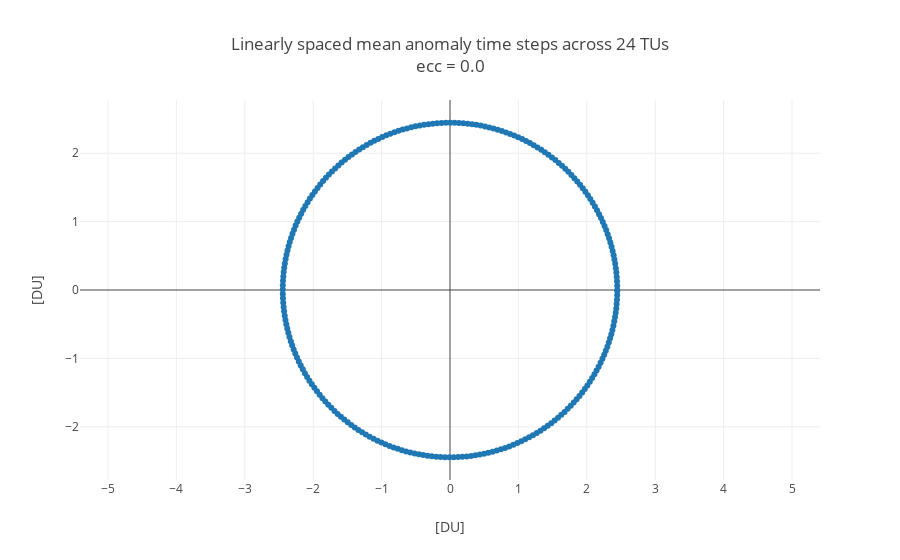

Write notebook code for a chart like this one.
### Code cell
a = 2.445;
ecc = 0.0;

period = 2*pi*np.sqrt(a**3);
mean_motion = 2*pi/period;
p = a*(1-ecc**2);

# Mean anomaly points are linearly spaced
t = np.linspace(0,24,241)

# % assuming the orbit starts are periapsis
meanAnom = mean_motion*(t-t[0]);

eccAnom = eccentricAnomaly(meanAnom,ecc,1E-10);

num = cos(eccAnom) - ecc;
den = 1 - ecc*cos(eccAnom);

half_plane = np.floor(meanAnom/pi);  #%which half plane are we in?

trueAnom = half_plane*pi + arccos((-1)**np.mod(half_plane,2) * num/den);

r = p/(1+ecc*cos(trueAnom));
x = r*cos(trueAnom);
y = r*sin(trueAnom);

data = [
    go.Scatter(x=x,y=y,
               name = 'ecc = 0.9',
               mode = 'markers+lines'
              ),
]

layout = go.Layout(
    title="Linearly spaced mean anomaly time steps across 24 TUs<br>ecc = {0}".format(ecc),
    xaxis=dict(
        #range=[-4, 1],
        dtick=1,
        title='[DU]',
    ),
    yaxis=dict(
        #range=[-2, 2],
        scaleanchor = "x",
        scaleratio = 1,
        dtick=1,
        title = '[DU]'
    )
)
fig = go.Figure(data=data, layout=layout)
iplot(fig)

### Figure 1 — Plotly figure (JSON) as saved in the notebook; plotly's stock layout.template omitted (floating-point values rounded to 4 significant figures; data arrays with more than 128 entries replaced by an {"elided": "..."} marker saying what was removed)
{"data": [{"mode": "markers+lines", "name": "ecc = 0.9", "type": "scatter", "uid": "229c4c44-af94-11e8-866f-8c8590c58dc6", "x": {"elided": "241 float values"}, "y": {"elided": "241 float values"}}], "layout": {"title": "Linearly spaced mean anomaly time steps across 24 TUs<br>ecc = 0.0", "xaxis": {"dtick": 1, "title": "[DU]"}, "yaxis": {"dtick": 1, "scaleanchor": "x", "scaleratio": 1, "title": "[DU]"}}}
